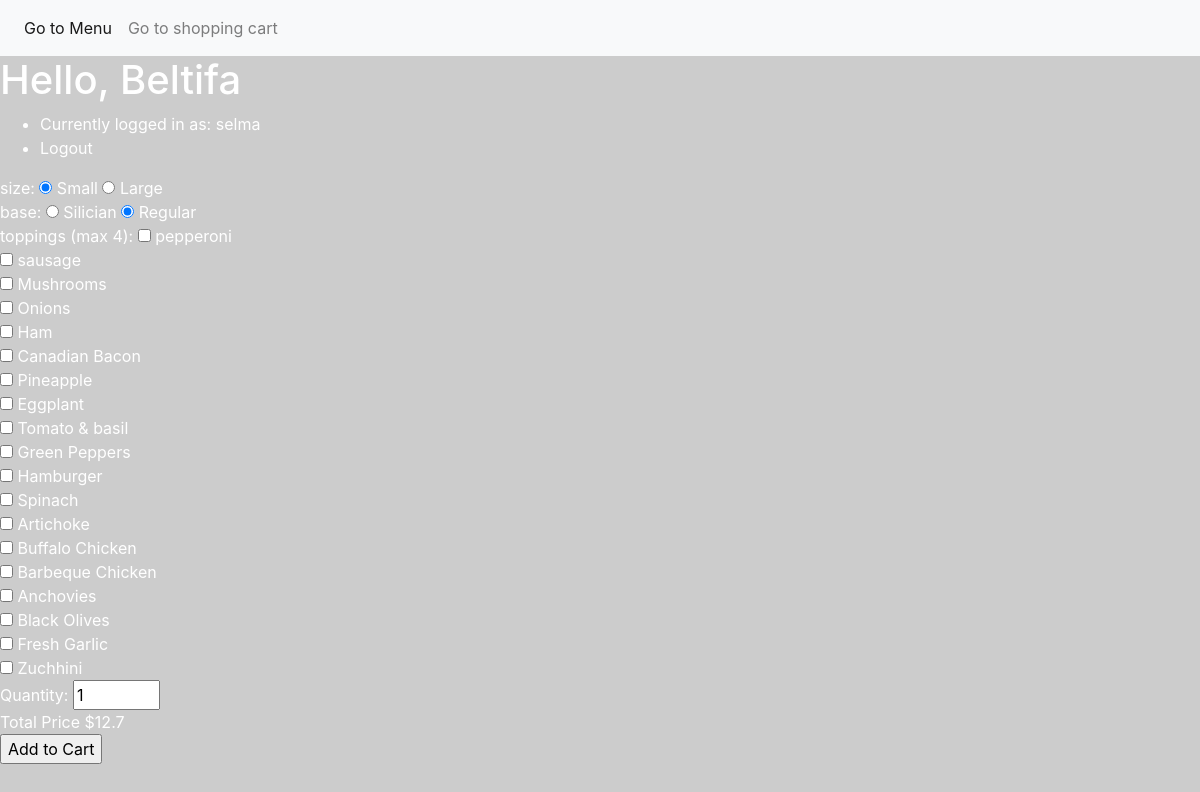
/Pizza/Regular/Small (signed in), run on the app's committed database.
### pizzaapp/models.py (models this page shows, shortened)
class Size(models.Model):
    name =  models.CharField(max_length=25)
    def __str__(self):
        return self.name

class Name(models.Model):
    name = models.CharField(max_length=25)
    type = models.ForeignKey(Type, blank=True, null=True, on_delete=models.CASCADE, related_name="Typename")
    def __str__ (self):
        return self.name

class Toppings(models.Model):
    name =  models.CharField(max_length=25)
    type = models.ForeignKey(Type, blank=True, null=True, on_delete=models.CASCADE, related_name="Typetopping")
    def __str__(self):
        return self.name

class Menu(models.Model):
    type = models.ForeignKey(Type, blank=True, on_delete=models.CASCADE, related_name="Type_menu")
    name = models.ForeignKey(Name, blank=True, on_delete=models.CASCADE, related_name="Name_menu")
    size = models.ForeignKey(Size,  blank=True, null=True, on_delete=models.CASCADE, related_name="Size_menu")
    no_toppings = models.IntegerField(blank=True, null=True)
    baseprice = models.FloatField()

### pizzaapp/views.py (the view, shortened to what this page needs)
# urls.py: path("<str:type>/<str:name>/<str:size>", views.product, name="product"),
def product(request, type, name, size):
    if not request.user.is_authenticated:
        return render(request, "login.html", {"message": None})
    if request.method == 'GET':
        try:
            nameh = Name.objects.get(name=name)
            typeh = Type.objects.get(name=type)
            if size == 'None':
                product = Menu.objects.filter(type=typeh, name=nameh).first()
            else:
                sizeh = Size.objects.get(name=size)
                product = Menu.objects.filter(type=typeh, name=nameh, size=sizeh).first()
        except Menu.DoesNotExist:
            raise Http404("product not available")
        context = { "Types": Type.objects.all(),
            "Product": product,
            "Items": Menu.objects.all(),
            "Names": Name.objects.all(),
            "Sizes": Size.objects.all(),
            "Toppings": Toppings.objects.all(),
            }
        return render(request, "product.html", context)

### pizzaapp/models.py (called while the page is built)
    def __str__ (self):
        return self.name

### pizzaapp/templates/product.html (shortened to what this page needs)
{% extends "template.html" %}
{% block body %}
<h1>Hello, {{ user.first_name }}</h1>
<ul>
    <li>Currently logged in as: {{ user.username }}</li>
    <li><a href="{% url 'logout' %}">Logout</a></li>
</ul>
{% if Product.type.name == "Pizza" %}
<form action="{% url 'product' Product.type Product.name Product.size %}" method="post" id="orderform">
    size:
    {% for size in Sizes %}
    {% if  Product.size == size %}
    <input type="radio" id="id" name="size" value="{{ size }}" checked> {{ size }}
    {% else %}
    <input type="radio" id="id" name="size" value="{{ size }}"> {{ size }}
    {% endif %}
    {% endfor %}
    <br>
    base:
    {% for Name in Names %}
    {% if Name.type.name == "Pizza" %}
    {% if  Product.name == Name %}
    <input type="radio" id="id" name="name" value="{{ Name.name }}" checked> {{ Name }}
    {% else %}
    <input type="radio" id="id" name="name" value="{{ Name.name }}"> {{ Name }}
    {% endif %}
    {% endif %}
    {% endfor %}
    <br>
    toppings (max 4):
    {% for topping in Toppings %}
    <input class="single-checkbox" id="id" type="checkbox" name="toppings" value="{{ topping }}"> {{ topping }} <br>
    {% endfor %}
    Quantity: <input type="number" id="id" name="amount" min="1" max="50" value="1" >
    <div id="totalPrice"> Total Price ${{Product.baseprice}}</div>
    <input type="submit" value="Add to Cart">
</form>
{% endif %}
{% endblock %}

### pizzaapp/static/pizzaapp/styles.css (style rules this page uses)
body { background-image: url("https://wallpaperaccess.com/full/46429.jpg"); background-color: #cccccc; color: #ffffff }
a { color: #ffffff }

### data on the page
Size: name "Small"
Size: name "Large"
Name: name "Silician"
Name: name "Regular"
Toppings: name "pepperoni"
Toppings: name "sausage"
Toppings: name "Mushrooms"
Toppings: name "Onions"
Toppings: name "Ham"
Toppings: name "Canadian Bacon"
Toppings: name "Pineapple"
Toppings: name "Eggplant"
Toppings: name "Tomato & basil"
Toppings: name "Green Peppers"
Toppings: name "Hamburger"
Toppings: name "Spinach"
Toppings: name "Artichoke"
Toppings: name "Buffalo Chicken"
Toppings: name "Barbeque Chicken"
Toppings: name "Anchovies"
Toppings: name "Black Olives"
Toppings: name "Fresh Garlic"
Toppings: name "Zuchhini"
Menu: baseprice "12.7"

### other printed values
{{ user.first_name }} "Beltifa"
{{ user.username }} "selma"
